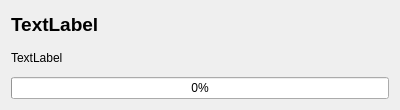
<?xml version="1.0" encoding="UTF-8"?>
<ui version="4.0">
 <class>TaskItem</class>
 <widget class="QWidget" name="TaskItem">
  <property name="geometry">
   <rect>
    <x>0</x>
    <y>0</y>
    <width>400</width>
    <height>110</height>
   </rect>
  </property>
  <property name="windowTitle">
   <string>Form</string>
  </property>
  <layout class="QVBoxLayout" name="verticalLayout_2">
   <item>
    <layout class="QVBoxLayout" name="verticalLayout">
     <item>
      <widget class="QLabel" name="title_label">
       <property name="font">
        <font>
         <pointsize>14</pointsize>
         <bold>true</bold>
        </font>
       </property>
       <property name="text">
        <string>TextLabel</string>
       </property>
      </widget>
     </item>
     <item>
      <widget class="QLabel" name="robot_label">
       <property name="text">
        <string>TextLabel</string>
       </property>
      </widget>
     </item>
     <item>
      <widget class="QProgressBar" name="progressBar">
       <property name="value">
        <number>0</number>
       </property>
      </widget>
     </item>
    </layout>
   </item>
  </layout>
 </widget>
 <resources/>
 <connections/>
</ui>
